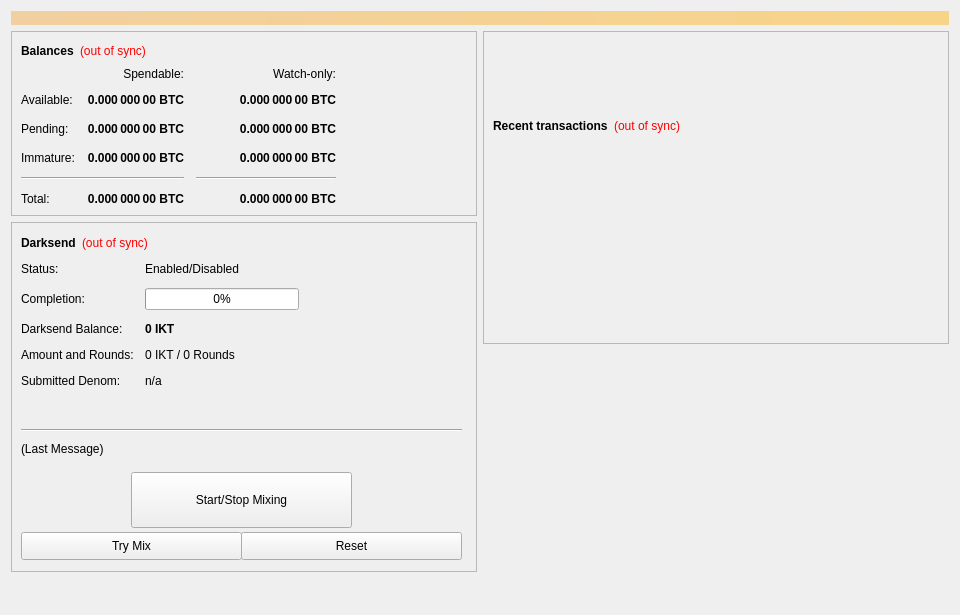
<?xml version="1.0" encoding="UTF-8"?>
<ui version="4.0">
 <class>OverviewPage</class>
 <widget class="QWidget" name="OverviewPage">
  <property name="geometry">
   <rect>
    <x>0</x>
    <y>0</y>
    <width>960</width>
    <height>615</height>
   </rect>
  </property>
  <property name="minimumSize">
   <size>
    <width>960</width>
    <height>0</height>
   </size>
  </property>
  <property name="windowTitle">
   <string>Form</string>
  </property>
  <layout class="QVBoxLayout" name="topLayout">
   <item>
    <widget class="QLabel" name="labelAlerts">
     <property name="visible">
      <bool>false</bool>
     </property>
     <property name="styleSheet">
      <string notr="true">background-color: qlineargradient(x1: 0, y1: 0, x2: 1, y2: 0, stop:0 #F0D0A0, stop:1 #F8D488); color:#000000;</string>
     </property>
     <property name="wordWrap">
      <bool>true</bool>
     </property>
     <property name="margin">
      <number>3</number>
     </property>
    </widget>
   </item>
   <item>
    <layout class="QHBoxLayout" name="horizontalLayout" stretch="1,1">
     <item>
      <layout class="QVBoxLayout" name="verticalLayout_2">
       <item>
        <widget class="QFrame" name="frame">
         <property name="frameShape">
          <enum>QFrame::StyledPanel</enum>
         </property>
         <property name="frameShadow">
          <enum>QFrame::Raised</enum>
         </property>
         <layout class="QVBoxLayout" name="verticalLayout_4">
          <item>
           <layout class="QHBoxLayout" name="horizontalLayout_4">
            <item>
             <widget class="QLabel" name="label_5">
              <property name="font">
               <font>
                <weight>75</weight>
                <bold>true</bold>
               </font>
              </property>
              <property name="text">
               <string>Balances</string>
              </property>
             </widget>
            </item>
            <item>
             <widget class="QLabel" name="labelWalletStatus">
              <property name="cursor">
               <cursorShape>WhatsThisCursor</cursorShape>
              </property>
              <property name="toolTip">
               <string>The displayed information may be out of date. Your wallet automatically synchronizes with the IKT network after a connection is established, but this process has not completed yet.</string>
              </property>
              <property name="styleSheet">
               <string notr="true">QLabel { color: red; }</string>
              </property>
              <property name="text">
               <string notr="true">(out of sync)</string>
              </property>
              <property name="alignment">
               <set>Qt::AlignLeading|Qt::AlignLeft|Qt::AlignVCenter</set>
              </property>
             </widget>
            </item>
            <item>
             <spacer name="horizontalSpacer_3">
              <property name="orientation">
               <enum>Qt::Horizontal</enum>
              </property>
              <property name="sizeHint" stdset="0">
               <size>
                <width>40</width>
                <height>20</height>
               </size>
              </property>
             </spacer>
            </item>
           </layout>
          </item>
          <item>
           <layout class="QGridLayout" name="gridLayout">
            <property name="spacing">
             <number>12</number>
            </property>
            <item row="2" column="2">
             <widget class="QLabel" name="labelWatchPending">
              <property name="font">
               <font>
                <weight>75</weight>
                <bold>true</bold>
               </font>
              </property>
              <property name="cursor">
               <cursorShape>IBeamCursor</cursorShape>
              </property>
              <property name="toolTip">
               <string>Unconfirmed transactions to watch-only addresses</string>
              </property>
              <property name="text">
               <string notr="true">0.000 000 00 BTC</string>
              </property>
              <property name="alignment">
               <set>Qt::AlignRight|Qt::AlignTrailing|Qt::AlignVCenter</set>
              </property>
              <property name="textInteractionFlags">
               <set>Qt::LinksAccessibleByMouse|Qt::TextSelectableByKeyboard|Qt::TextSelectableByMouse</set>
              </property>
             </widget>
            </item>
            <item row="2" column="1">
             <widget class="QLabel" name="labelUnconfirmed">
              <property name="font">
               <font>
                <weight>75</weight>
                <bold>true</bold>
               </font>
              </property>
              <property name="cursor">
               <cursorShape>IBeamCursor</cursorShape>
              </property>
              <property name="toolTip">
               <string>Total of transactions that have yet to be confirmed, and do not yet count toward the spendable balance</string>
              </property>
              <property name="text">
               <string notr="true">0.000 000 00 BTC</string>
              </property>
              <property name="alignment">
               <set>Qt::AlignRight|Qt::AlignTrailing|Qt::AlignVCenter</set>
              </property>
              <property name="textInteractionFlags">
               <set>Qt::LinksAccessibleByMouse|Qt::TextSelectableByKeyboard|Qt::TextSelectableByMouse</set>
              </property>
             </widget>
            </item>
            <item row="3" column="2">
             <widget class="QLabel" name="labelWatchImmature">
              <property name="font">
               <font>
                <weight>75</weight>
                <bold>true</bold>
               </font>
              </property>
              <property name="cursor">
               <cursorShape>IBeamCursor</cursorShape>
              </property>
              <property name="toolTip">
               <string>Staked or masternode rewards in watch-only addresses that has not yet matured</string>
              </property>
              <property name="text">
               <string notr="true">0.000 000 00 BTC</string>
              </property>
              <property name="alignment">
               <set>Qt::AlignRight|Qt::AlignTrailing|Qt::AlignVCenter</set>
              </property>
              <property name="textInteractionFlags">
               <set>Qt::LinksAccessibleByMouse|Qt::TextSelectableByKeyboard|Qt::TextSelectableByMouse</set>
              </property>
             </widget>
            </item>
            <item row="4" column="0" colspan="2">
             <widget class="Line" name="lineSpendableBalance">
              <property name="orientation">
               <enum>Qt::Horizontal</enum>
              </property>
             </widget>
            </item>
            <item row="4" column="2">
             <widget class="Line" name="lineWatchBalance">
              <property name="sizePolicy">
               <sizepolicy hsizetype="Preferred" vsizetype="Fixed">
                <horstretch>0</horstretch>
                <verstretch>0</verstretch>
               </sizepolicy>
              </property>
              <property name="minimumSize">
               <size>
                <width>140</width>
                <height>0</height>
               </size>
              </property>
              <property name="orientation">
               <enum>Qt::Horizontal</enum>
              </property>
             </widget>
            </item>
            <item row="5" column="0">
             <widget class="QLabel" name="labelTotalText">
              <property name="text">
               <string>Total:</string>
              </property>
             </widget>
            </item>
            <item row="3" column="1">
             <widget class="QLabel" name="labelImmature">
              <property name="font">
               <font>
                <weight>75</weight>
                <bold>true</bold>
               </font>
              </property>
              <property name="cursor">
               <cursorShape>IBeamCursor</cursorShape>
              </property>
              <property name="toolTip">
               <string>Staked or masternode rewards that has not yet matured</string>
              </property>
              <property name="text">
               <string notr="true">0.000 000 00 BTC</string>
              </property>
              <property name="alignment">
               <set>Qt::AlignRight|Qt::AlignTrailing|Qt::AlignVCenter</set>
              </property>
              <property name="textInteractionFlags">
               <set>Qt::LinksAccessibleByMouse|Qt::TextSelectableByKeyboard|Qt::TextSelectableByMouse</set>
              </property>
             </widget>
            </item>
            <item row="2" column="3">
             <spacer name="horizontalSpacer_2">
              <property name="orientation">
               <enum>Qt::Horizontal</enum>
              </property>
              <property name="sizeHint" stdset="0">
               <size>
                <width>40</width>
                <height>20</height>
               </size>
              </property>
             </spacer>
            </item>
            <item row="3" column="0">
             <widget class="QLabel" name="labelImmatureText">
              <property name="text">
               <string>Immature:</string>
              </property>
             </widget>
            </item>
            <item row="5" column="1">
             <widget class="QLabel" name="labelTotal">
              <property name="font">
               <font>
                <weight>75</weight>
                <bold>true</bold>
               </font>
              </property>
              <property name="cursor">
               <cursorShape>IBeamCursor</cursorShape>
              </property>
              <property name="toolTip">
               <string>Your current total balance</string>
              </property>
              <property name="text">
               <string notr="true">0.000 000 00 BTC</string>
              </property>
              <property name="alignment">
               <set>Qt::AlignRight|Qt::AlignTrailing|Qt::AlignVCenter</set>
              </property>
              <property name="textInteractionFlags">
               <set>Qt::LinksAccessibleByMouse|Qt::TextSelectableByKeyboard|Qt::TextSelectableByMouse</set>
              </property>
             </widget>
            </item>
            <item row="5" column="2">
             <widget class="QLabel" name="labelWatchTotal">
              <property name="font">
               <font>
                <weight>75</weight>
                <bold>true</bold>
               </font>
              </property>
              <property name="cursor">
               <cursorShape>IBeamCursor</cursorShape>
              </property>
              <property name="toolTip">
               <string>Current total balance in watch-only addresses</string>
              </property>
              <property name="text">
               <string notr="true">0.000 000 00 BTC</string>
              </property>
              <property name="alignment">
               <set>Qt::AlignRight|Qt::AlignTrailing|Qt::AlignVCenter</set>
              </property>
              <property name="textInteractionFlags">
               <set>Qt::LinksAccessibleByMouse|Qt::TextSelectableByKeyboard|Qt::TextSelectableByMouse</set>
              </property>
             </widget>
            </item>
            <item row="0" column="2">
             <widget class="QLabel" name="labelWatchonly">
              <property name="text">
               <string>Watch-only:</string>
              </property>
              <property name="alignment">
               <set>Qt::AlignRight|Qt::AlignTrailing|Qt::AlignVCenter</set>
              </property>
             </widget>
            </item>
            <item row="1" column="0">
             <widget class="QLabel" name="labelBalanceText">
              <property name="text">
               <string>Available:</string>
              </property>
             </widget>
            </item>
            <item row="1" column="1">
             <widget class="QLabel" name="labelBalance">
              <property name="font">
               <font>
                <weight>75</weight>
                <bold>true</bold>
               </font>
              </property>
              <property name="cursor">
               <cursorShape>IBeamCursor</cursorShape>
              </property>
              <property name="toolTip">
               <string>Your current spendable balance</string>
              </property>
              <property name="text">
               <string notr="true">0.000 000 00 BTC</string>
              </property>
              <property name="alignment">
               <set>Qt::AlignRight|Qt::AlignTrailing|Qt::AlignVCenter</set>
              </property>
              <property name="textInteractionFlags">
               <set>Qt::LinksAccessibleByMouse|Qt::TextSelectableByKeyboard|Qt::TextSelectableByMouse</set>
              </property>
             </widget>
            </item>
            <item row="1" column="2">
             <widget class="QLabel" name="labelWatchAvailable">
              <property name="font">
               <font>
                <weight>75</weight>
                <bold>true</bold>
               </font>
              </property>
              <property name="cursor">
               <cursorShape>IBeamCursor</cursorShape>
              </property>
              <property name="toolTip">
               <string>Your current balance in watch-only addresses</string>
              </property>
              <property name="text">
               <string notr="true">0.000 000 00 BTC</string>
              </property>
              <property name="alignment">
               <set>Qt::AlignRight|Qt::AlignTrailing|Qt::AlignVCenter</set>
              </property>
              <property name="textInteractionFlags">
               <set>Qt::LinksAccessibleByMouse|Qt::TextSelectableByKeyboard|Qt::TextSelectableByMouse</set>
              </property>
             </widget>
            </item>
            <item row="2" column="0">
             <widget class="QLabel" name="labelPendingText">
              <property name="text">
               <string>Pending:</string>
              </property>
             </widget>
            </item>
            <item row="0" column="1">
             <widget class="QLabel" name="labelSpendable">
              <property name="text">
               <string>Spendable:</string>
              </property>
              <property name="alignment">
               <set>Qt::AlignRight|Qt::AlignTrailing|Qt::AlignVCenter</set>
              </property>
             </widget>
            </item>
           </layout>
          </item>
         </layout>
        </widget>
       </item>
       <item>
        <widget class="QFrame" name="frameDarksend">
         <property name="minimumSize">
          <size>
           <width>0</width>
           <height>350</height>
          </size>
         </property>
         <property name="layoutDirection">
          <enum>Qt::LeftToRight</enum>
         </property>
         <property name="frameShape">
          <enum>QFrame::StyledPanel</enum>
         </property>
         <property name="frameShadow">
          <enum>QFrame::Raised</enum>
         </property>
         <widget class="QWidget" name="formLayoutWidget">
          <property name="geometry">
           <rect>
            <x>10</x>
            <y>40</y>
            <width>451</width>
            <height>161</height>
           </rect>
          </property>
          <layout class="QFormLayout" name="formLayout">
           <property name="fieldGrowthPolicy">
            <enum>QFormLayout::AllNonFixedFieldsGrow</enum>
           </property>
           <property name="horizontalSpacing">
            <number>11</number>
           </property>
           <property name="verticalSpacing">
            <number>12</number>
           </property>
           <item row="0" column="0">
            <widget class="QLabel" name="label_6">
             <property name="text">
              <string>Status:</string>
             </property>
            </widget>
           </item>
           <item row="1" column="0">
            <widget class="QLabel" name="label_7">
             <property name="text">
              <string>Completion:</string>
             </property>
            </widget>
           </item>
           <item row="1" column="1">
            <widget class="QProgressBar" name="DarksendProgress">
             <property name="maximumSize">
              <size>
               <width>154</width>
               <height>16777215</height>
              </size>
             </property>
             <property name="value">
              <number>0</number>
             </property>
            </widget>
           </item>
           <item row="2" column="0">
            <widget class="QLabel" name="labelAnonymizedText">
             <property name="text">
              <string>Darksend Balance:</string>
             </property>
            </widget>
           </item>
           <item row="2" column="1">
            <widget class="QLabel" name="labelAnonymized">
             <property name="font">
              <font>
               <weight>75</weight>
               <bold>true</bold>
              </font>
             </property>
             <property name="text">
              <string notr="true">0 IKT</string>
             </property>
            </widget>
           </item>
           <item row="3" column="0">
            <widget class="QLabel" name="label_8">
             <property name="text">
              <string>Amount and Rounds:</string>
             </property>
            </widget>
           </item>
           <item row="3" column="1">
            <widget class="QLabel" name="labelAmountRounds">
             <property name="text">
              <string>0 IKT / 0 Rounds</string>
             </property>
            </widget>
           </item>
           <item row="4" column="0">
            <widget class="QLabel" name="label_9">
             <property name="text">
              <string>Submitted Denom:</string>
             </property>
            </widget>
           </item>
           <item row="4" column="1">
            <widget class="QLabel" name="labelSubmittedDenom">
             <property name="toolTip">
              <string>The denominations you submitted to the Masternode.&lt;br&gt;To mix, other users must submit the exact same denominations.</string>
             </property>
             <property name="text">
              <string>n/a</string>
             </property>
            </widget>
           </item>
           <item row="0" column="1">
            <widget class="QLabel" name="DarksendEnabled">
             <property name="text">
              <string>Enabled/Disabled</string>
             </property>
            </widget>
           </item>
          </layout>
         </widget>
         <widget class="QPushButton" name="runAutoDenom">
          <property name="geometry">
           <rect>
            <x>251</x>
            <y>17</y>
            <width>1</width>
            <height>1</height>
           </rect>
          </property>
          <property name="palette">
           <palette>
            <active>
             <colorrole role="WindowText">
              <brush brushstyle="SolidPattern">
               <color alpha="255">
                <red>0</red>
                <green>0</green>
                <blue>0</blue>
               </color>
              </brush>
             </colorrole>
             <colorrole role="Button">
              <brush brushstyle="SolidPattern">
               <color alpha="255">
                <red>239</red>
                <green>238</green>
                <blue>238</blue>
               </color>
              </brush>
             </colorrole>
             <colorrole role="Light">
              <brush brushstyle="SolidPattern">
               <color alpha="255">
                <red>255</red>
                <green>255</green>
                <blue>255</blue>
               </color>
              </brush>
             </colorrole>
             <colorrole role="Midlight">
              <brush brushstyle="SolidPattern">
               <color alpha="255">
                <red>247</red>
                <green>246</green>
                <blue>246</blue>
               </color>
              </brush>
             </colorrole>
             <colorrole role="Dark">
              <brush brushstyle="SolidPattern">
               <color alpha="255">
                <red>119</red>
                <green>119</green>
                <blue>119</blue>
               </color>
              </brush>
             </colorrole>
             <colorrole role="Mid">
              <brush brushstyle="SolidPattern">
               <color alpha="255">
                <red>159</red>
                <green>159</green>
                <blue>159</blue>
               </color>
              </brush>
             </colorrole>
             <colorrole role="Text">
              <brush brushstyle="SolidPattern">
               <color alpha="255">
                <red>0</red>
                <green>0</green>
                <blue>0</blue>
               </color>
              </brush>
             </colorrole>
             <colorrole role="BrightText">
              <brush brushstyle="SolidPattern">
               <color alpha="255">
                <red>255</red>
                <green>255</green>
                <blue>255</blue>
               </color>
              </brush>
             </colorrole>
             <colorrole role="ButtonText">
              <brush brushstyle="SolidPattern">
               <color alpha="255">
                <red>0</red>
                <green>0</green>
                <blue>0</blue>
               </color>
              </brush>
             </colorrole>
             <colorrole role="Base">
              <brush brushstyle="SolidPattern">
               <color alpha="255">
                <red>255</red>
                <green>255</green>
                <blue>255</blue>
               </color>
              </brush>
             </colorrole>
             <colorrole role="Window">
              <brush brushstyle="SolidPattern">
               <color alpha="255">
                <red>239</red>
                <green>238</green>
                <blue>238</blue>
               </color>
              </brush>
             </colorrole>
             <colorrole role="Shadow">
              <brush brushstyle="SolidPattern">
               <color alpha="255">
                <red>0</red>
                <green>0</green>
                <blue>0</blue>
               </color>
              </brush>
             </colorrole>
             <colorrole role="AlternateBase">
              <brush brushstyle="SolidPattern">
               <color alpha="255">
                <red>247</red>
                <green>246</green>
                <blue>246</blue>
               </color>
              </brush>
             </colorrole>
             <colorrole role="ToolTipBase">
              <brush brushstyle="SolidPattern">
               <color alpha="255">
                <red>255</red>
                <green>255</green>
                <blue>220</blue>
               </color>
              </brush>
             </colorrole>
             <colorrole role="ToolTipText">
              <brush brushstyle="SolidPattern">
               <color alpha="255">
                <red>0</red>
                <green>0</green>
                <blue>0</blue>
               </color>
              </brush>
             </colorrole>
            </active>
            <inactive>
             <colorrole role="WindowText">
              <brush brushstyle="SolidPattern">
               <color alpha="255">
                <red>0</red>
                <green>0</green>
                <blue>0</blue>
               </color>
              </brush>
             </colorrole>
             <colorrole role="Button">
              <brush brushstyle="SolidPattern">
               <color alpha="255">
                <red>239</red>
                <green>238</green>
                <blue>238</blue>
               </color>
              </brush>
             </colorrole>
             <colorrole role="Light">
              <brush brushstyle="SolidPattern">
               <color alpha="255">
                <red>255</red>
                <green>255</green>
                <blue>255</blue>
               </color>
              </brush>
             </colorrole>
             <colorrole role="Midlight">
              <brush brushstyle="SolidPattern">
               <color alpha="255">
                <red>247</red>
                <green>246</green>
                <blue>246</blue>
               </color>
              </brush>
             </colorrole>
             <colorrole role="Dark">
              <brush brushstyle="SolidPattern">
               <color alpha="255">
                <red>119</red>
                <green>119</green>
                <blue>119</blue>
               </color>
              </brush>
             </colorrole>
             <colorrole role="Mid">
              <brush brushstyle="SolidPattern">
               <color alpha="255">
                <red>159</red>
                <green>159</green>
                <blue>159</blue>
               </color>
              </brush>
             </colorrole>
             <colorrole role="Text">
              <brush brushstyle="SolidPattern">
               <color alpha="255">
                <red>0</red>
                <green>0</green>
                <blue>0</blue>
               </color>
              </brush>
             </colorrole>
             <colorrole role="BrightText">
              <brush brushstyle="SolidPattern">
               <color alpha="255">
                <red>255</red>
                <green>255</green>
                <blue>255</blue>
               </color>
              </brush>
             </colorrole>
             <colorrole role="ButtonText">
              <brush brushstyle="SolidPattern">
               <color alpha="255">
                <red>0</red>
                <green>0</green>
                <blue>0</blue>
               </color>
              </brush>
             </colorrole>
             <colorrole role="Base">
              <brush brushstyle="SolidPattern">
               <color alpha="255">
                <red>255</red>
                <green>255</green>
                <blue>255</blue>
               </color>
              </brush>
             </colorrole>
             <colorrole role="Window">
              <brush brushstyle="SolidPattern">
               <color alpha="255">
                <red>239</red>
                <green>238</green>
                <blue>238</blue>
               </color>
              </brush>
             </colorrole>
             <colorrole role="Shadow">
              <brush brushstyle="SolidPattern">
               <color alpha="255">
                <red>0</red>
                <green>0</green>
                <blue>0</blue>
               </color>
              </brush>
             </colorrole>
             <colorrole role="AlternateBase">
              <brush brushstyle="SolidPattern">
               <color alpha="255">
                <red>247</red>
                <green>246</green>
                <blue>246</blue>
               </color>
              </brush>
             </colorrole>
             <colorrole role="ToolTipBase">
              <brush brushstyle="SolidPattern">
               <color alpha="255">
                <red>255</red>
                <green>255</green>
                <blue>220</blue>
               </color>
              </brush>
             </colorrole>
             <colorrole role="ToolTipText">
              <brush brushstyle="SolidPattern">
               <color alpha="255">
                <red>0</red>
                <green>0</green>
                <blue>0</blue>
               </color>
              </brush>
             </colorrole>
            </inactive>
            <disabled>
             <colorrole role="WindowText">
              <brush brushstyle="SolidPattern">
               <color alpha="255">
                <red>119</red>
                <green>119</green>
                <blue>119</blue>
               </color>
              </brush>
             </colorrole>
             <colorrole role="Button">
              <brush brushstyle="SolidPattern">
               <color alpha="255">
                <red>239</red>
                <green>238</green>
                <blue>238</blue>
               </color>
              </brush>
             </colorrole>
             <colorrole role="Light">
              <brush brushstyle="SolidPattern">
               <color alpha="255">
                <red>255</red>
                <green>255</green>
                <blue>255</blue>
               </color>
              </brush>
             </colorrole>
             <colorrole role="Midlight">
              <brush brushstyle="SolidPattern">
               <color alpha="255">
                <red>247</red>
                <green>246</green>
                <blue>246</blue>
               </color>
              </brush>
             </colorrole>
             <colorrole role="Dark">
              <brush brushstyle="SolidPattern">
               <color alpha="255">
                <red>119</red>
                <green>119</green>
                <blue>119</blue>
               </color>
              </brush>
             </colorrole>
             <colorrole role="Mid">
              <brush brushstyle="SolidPattern">
               <color alpha="255">
                <red>159</red>
                <green>159</green>
                <blue>159</blue>
               </color>
              </brush>
             </colorrole>
             <colorrole role="Text">
              <brush brushstyle="SolidPattern">
               <color alpha="255">
                <red>119</red>
                <green>119</green>
                <blue>119</blue>
               </color>
              </brush>
             </colorrole>
             <colorrole role="BrightText">
              <brush brushstyle="SolidPattern">
               <color alpha="255">
                <red>255</red>
                <green>255</green>
                <blue>255</blue>
               </color>
              </brush>
             </colorrole>
             <colorrole role="ButtonText">
              <brush brushstyle="SolidPattern">
               <color alpha="255">
                <red>119</red>
                <green>119</green>
                <blue>119</blue>
               </color>
              </brush>
             </colorrole>
             <colorrole role="Base">
              <brush brushstyle="SolidPattern">
               <color alpha="255">
                <red>239</red>
                <green>238</green>
                <blue>238</blue>
               </color>
              </brush>
             </colorrole>
             <colorrole role="Window">
              <brush brushstyle="SolidPattern">
               <color alpha="255">
                <red>239</red>
                <green>238</green>
                <blue>238</blue>
               </color>
              </brush>
             </colorrole>
             <colorrole role="Shadow">
              <brush brushstyle="SolidPattern">
               <color alpha="255">
                <red>0</red>
                <green>0</green>
                <blue>0</blue>
               </color>
              </brush>
             </colorrole>
             <colorrole role="AlternateBase">
              <brush brushstyle="SolidPattern">
               <color alpha="255">
                <red>239</red>
                <green>238</green>
                <blue>238</blue>
               </color>
              </brush>
             </colorrole>
             <colorrole role="ToolTipBase">
              <brush brushstyle="SolidPattern">
               <color alpha="255">
                <red>255</red>
                <green>255</green>
                <blue>220</blue>
               </color>
              </brush>
             </colorrole>
             <colorrole role="ToolTipText">
              <brush brushstyle="SolidPattern">
               <color alpha="255">
                <red>0</red>
                <green>0</green>
                <blue>0</blue>
               </color>
              </brush>
             </colorrole>
            </disabled>
           </palette>
          </property>
          <property name="focusPolicy">
           <enum>Qt::NoFocus</enum>
          </property>
          <property name="autoFillBackground">
           <bool>true</bool>
          </property>
          <property name="text">
           <string/>
          </property>
          <property name="flat">
           <bool>true</bool>
          </property>
         </widget>
         <widget class="QPushButton" name="toggleDarksend">
          <property name="geometry">
           <rect>
            <x>120</x>
            <y>250</y>
            <width>221</width>
            <height>56</height>
           </rect>
          </property>
          <property name="sizePolicy">
           <sizepolicy hsizetype="MinimumExpanding" vsizetype="Fixed">
            <horstretch>0</horstretch>
            <verstretch>0</verstretch>
           </sizepolicy>
          </property>
          <property name="text">
           <string>Start/Stop Mixing</string>
          </property>
         </widget>
         <widget class="Line" name="lineLastMessage">
          <property name="geometry">
           <rect>
            <x>10</x>
            <y>200</y>
            <width>441</width>
            <height>16</height>
           </rect>
          </property>
          <property name="orientation">
           <enum>Qt::Horizontal</enum>
          </property>
         </widget>
         <widget class="QLabel" name="DarksendStatus">
          <property name="geometry">
           <rect>
            <x>10</x>
            <y>220</y>
            <width>451</width>
            <height>61</height>
           </rect>
          </property>
          <property name="minimumSize">
           <size>
            <width>288</width>
            <height>43</height>
           </size>
          </property>
          <property name="text">
           <string>(Last Message)</string>
          </property>
          <property name="alignment">
           <set>Qt::AlignLeading|Qt::AlignLeft|Qt::AlignTop</set>
          </property>
          <property name="wordWrap">
           <bool>true</bool>
          </property>
         </widget>
         <widget class="QPushButton" name="DarksendAuto">
          <property name="geometry">
           <rect>
            <x>10</x>
            <y>310</y>
            <width>221</width>
            <height>28</height>
           </rect>
          </property>
          <property name="sizePolicy">
           <sizepolicy hsizetype="MinimumExpanding" vsizetype="Fixed">
            <horstretch>0</horstretch>
            <verstretch>0</verstretch>
           </sizepolicy>
          </property>
          <property name="toolTip">
           <string>Try to manually submit a Darksend request.</string>
          </property>
          <property name="text">
           <string>Try Mix</string>
          </property>
         </widget>
         <widget class="QPushButton" name="DarksendReset">
          <property name="geometry">
           <rect>
            <x>230</x>
            <y>310</y>
            <width>221</width>
            <height>28</height>
           </rect>
          </property>
          <property name="sizePolicy">
           <sizepolicy hsizetype="MinimumExpanding" vsizetype="Fixed">
            <horstretch>0</horstretch>
            <verstretch>0</verstretch>
           </sizepolicy>
          </property>
          <property name="toolTip">
           <string>Reset the current status of Darksend (can interrupt Darksend if it's in the process of Mixing, which can cost you money!)</string>
          </property>
          <property name="autoFillBackground">
           <bool>false</bool>
          </property>
          <property name="text">
           <string>Reset</string>
          </property>
         </widget>
         <widget class="QWidget" name="layoutWidget">
          <property name="geometry">
           <rect>
            <x>10</x>
            <y>10</y>
            <width>431</width>
            <height>22</height>
           </rect>
          </property>
          <layout class="QHBoxLayout" name="horizontalLayout_5">
           <item>
            <widget class="QLabel" name="label_2">
             <property name="font">
              <font>
               <weight>75</weight>
               <bold>true</bold>
              </font>
             </property>
             <property name="text">
              <string>Darksend</string>
             </property>
            </widget>
           </item>
           <item>
            <widget class="QLabel" name="labelDarksendSyncStatus">
             <property name="toolTip">
              <string>The displayed information may be out of date. Your wallet automatically synchronizes with the IKT network after a connection is established, but this process has not completed yet.</string>
             </property>
             <property name="styleSheet">
              <string notr="true">QLabel { color: red; }</string>
             </property>
             <property name="text">
              <string notr="true">(out of sync)</string>
             </property>
             <property name="alignment">
              <set>Qt::AlignLeading|Qt::AlignLeft|Qt::AlignVCenter</set>
             </property>
            </widget>
           </item>
           <item>
            <spacer name="horizontalSpacer_4">
             <property name="orientation">
              <enum>Qt::Horizontal</enum>
             </property>
             <property name="sizeHint" stdset="0">
              <size>
               <width>40</width>
               <height>20</height>
              </size>
             </property>
            </spacer>
           </item>
          </layout>
         </widget>
        </widget>
       </item>
       <item>
        <spacer name="verticalSpacer">
         <property name="orientation">
          <enum>Qt::Vertical</enum>
         </property>
         <property name="sizeHint" stdset="0">
          <size>
           <width>20</width>
           <height>40</height>
          </size>
         </property>
        </spacer>
       </item>
      </layout>
     </item>
     <item>
      <layout class="QVBoxLayout" name="verticalLayout_3">
       <item>
        <widget class="QFrame" name="frame_2">
         <property name="frameShape">
          <enum>QFrame::StyledPanel</enum>
         </property>
         <property name="frameShadow">
          <enum>QFrame::Raised</enum>
         </property>
         <layout class="QVBoxLayout" name="verticalLayout">
          <item>
           <spacer name="verticalSpacer_3">
            <property name="orientation">
             <enum>Qt::Vertical</enum>
            </property>
            <property name="sizeType">
             <enum>QSizePolicy::Fixed</enum>
            </property>
            <property name="sizeHint" stdset="0">
             <size>
              <width>20</width>
              <height>75</height>
             </size>
            </property>
           </spacer>
          </item>
          <item>
           <layout class="QHBoxLayout" name="horizontalLayout_2">
            <item>
             <widget class="QLabel" name="label_4">
              <property name="font">
               <font>
                <weight>75</weight>
                <bold>true</bold>
               </font>
              </property>
              <property name="text">
               <string>Recent transactions</string>
              </property>
             </widget>
            </item>
            <item>
             <widget class="QLabel" name="labelTransactionsStatus">
              <property name="cursor">
               <cursorShape>WhatsThisCursor</cursorShape>
              </property>
              <property name="toolTip">
               <string>The displayed information may be out of date. Your wallet automatically synchronizes with the IKT network after a connection is established, but this process has not completed yet.</string>
              </property>
              <property name="styleSheet">
               <string notr="true">QLabel { color: red; }</string>
              </property>
              <property name="text">
               <string notr="true">(out of sync)</string>
              </property>
              <property name="alignment">
               <set>Qt::AlignRight|Qt::AlignTrailing|Qt::AlignVCenter</set>
              </property>
             </widget>
            </item>
            <item>
             <spacer name="horizontalSpacer">
              <property name="orientation">
               <enum>Qt::Horizontal</enum>
              </property>
              <property name="sizeHint" stdset="0">
               <size>
                <width>40</width>
                <height>20</height>
               </size>
              </property>
             </spacer>
            </item>
           </layout>
          </item>
          <item>
           <widget class="QListView" name="listTransactions">
            <property name="styleSheet">
             <string notr="true">QListView { background: transparent; }</string>
            </property>
            <property name="frameShape">
             <enum>QFrame::NoFrame</enum>
            </property>
            <property name="verticalScrollBarPolicy">
             <enum>Qt::ScrollBarAlwaysOff</enum>
            </property>
            <property name="horizontalScrollBarPolicy">
             <enum>Qt::ScrollBarAlwaysOff</enum>
            </property>
            <property name="selectionMode">
             <enum>QAbstractItemView::NoSelection</enum>
            </property>
           </widget>
          </item>
         </layout>
        </widget>
       </item>
       <item>
        <spacer name="verticalSpacer_2">
         <property name="orientation">
          <enum>Qt::Vertical</enum>
         </property>
         <property name="sizeType">
          <enum>QSizePolicy::Expanding</enum>
         </property>
         <property name="sizeHint" stdset="0">
          <size>
           <width>20</width>
           <height>40</height>
          </size>
         </property>
        </spacer>
       </item>
      </layout>
     </item>
    </layout>
   </item>
  </layout>
 </widget>
 <resources/>
 <connections/>
</ui>
